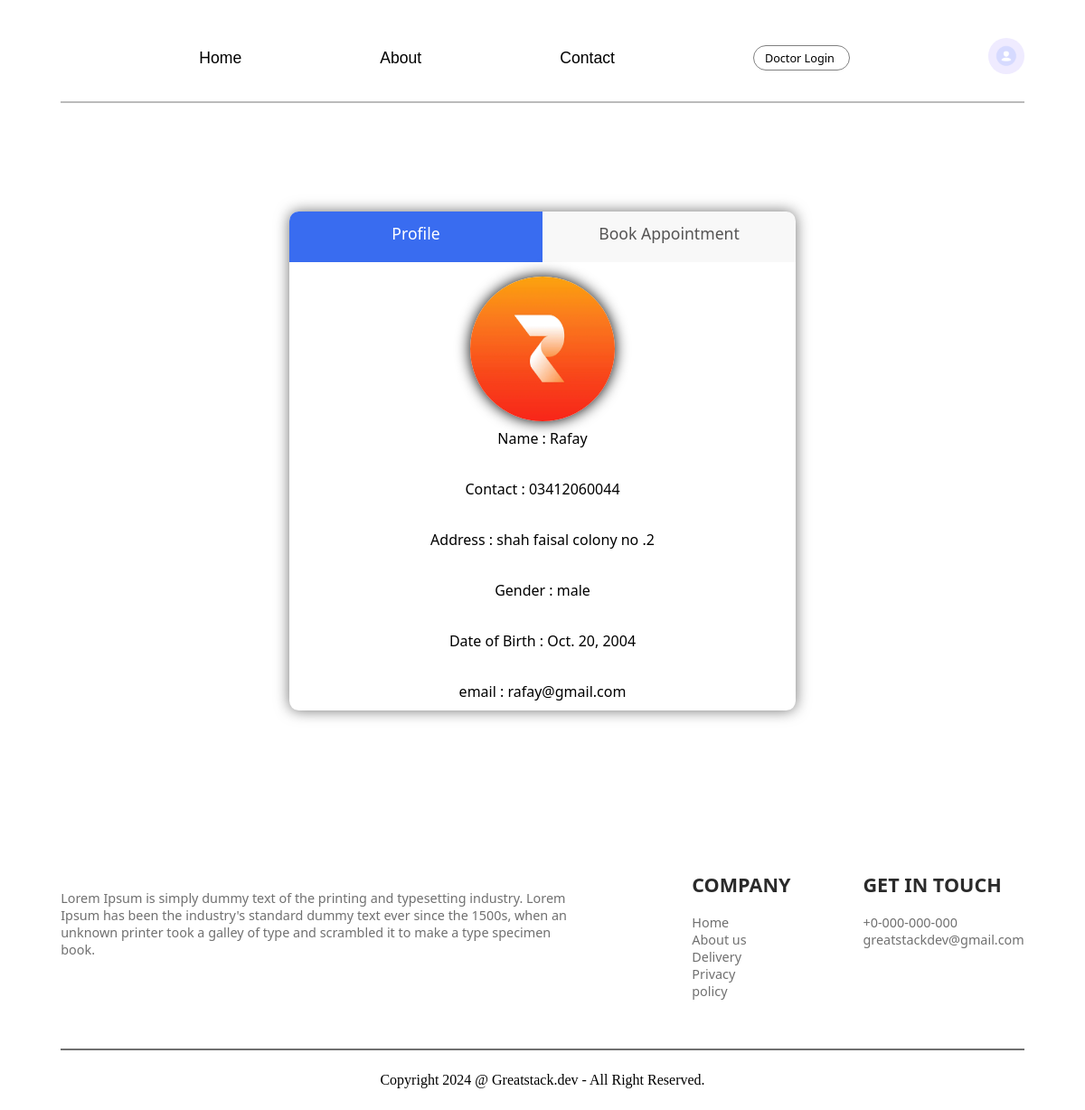
The app's page /patientprofile/1/ (signed in) with its own data.
### api/models.py (models this page shows, shortened)
class Patient(models.Model):
    patient_id = models.AutoField(primary_key=True)
    full_name = models.CharField(max_length=255)
    email = models.EmailField(unique=True)
    password = models.CharField(max_length=255)
    contact_number = models.CharField(max_length=15, unique=True)  # Contact number (unique)
    address = models.TextField()  # Address
    dob = models.DateField()  # Date of birth
    gender = models.CharField(max_length=10)  # Gender
    profile_picture = models.BinaryField(null=True, blank=True)  # To store binary image data

### api/views.py (the view)
# urls.py: path('patientprofile/<int:patient_id>/', views.patientprofile, name='patientprofile'),
def patientprofile(request, patient_id):  # Accept patient_id as a parameter
    if request.session.get('patient_id'):
        try:
            patient = Patient.objects.get(patient_id=patient_id)
            image_base64 = None
            if patient.profile_picture:
                image_base64 = convert_image_to_base64(patient.profile_picture)
            context = {
                'patient': patient,
                'image_base64': image_base64,
            }
            return render(request, 'patientprofile.html', context)
        except Patient.DoesNotExist:
            return redirect('loginpage')
    else:
        return redirect('loginpage')

### api/views.py (called while the page is built)
def convert_image_to_base64(image_data):
    return base64.b64encode(image_data).decode('utf-8')

### templates/patientprofile.html (shortened to what this page needs)
{% load static %}
<!DOCTYPE html>
<html lang="en">
<head>
    <link rel="stylesheet" href="{% static 'style.css' %}">
</head>
<body>
    <section class="navbar">
            <div class="navbaritem"><a href="{% url 'home' %}">Home</a></div>
            <div class="navbaritem"><a href="{% url 'about' %}">About</a></div>
            <div class="navbaritem"><a href="{% url 'contact' %}">Contact</a></div>
            <div class="navbaritem"><button><a href="{% url 'doctorlogin' %}">Doctor Login</a></button></div>
            <div class="navbaritem profileimg">
                <div class="dropdown" style="position: relative; display: inline-block;">
                    <a href="#" id="dropdownToggle" style="text-decoration: none;">
                        <img src="{% static 'profile.png' %}" alt=""
                             style="width: 40px; height: 40px; border-radius: 50%; cursor: pointer;">
                    </a>
                </div>
            </div>
    </section>
    <section class="dashboard">
        <div class="dashboard-content">
            <div class="dashboard-button">
                <a class="active-div" href="">Profile</a>
                <a  href="{% url 'BookAppointment' %}">Book Appointment</a>
            </div>
            <div class="dashboard-form profile-form">
            <div class="profile-content profile-content-img">
                    {% if image_base64 %}
    <img width="100" height="100" />
{% else %}
    <p>No profile picture available.</p>
{% endif %}
            </div>
                <div class="profile-content"><p>Name : {{ patient.full_name }}</p></div>
                <div class="profile-content"><p>Contact : {{ patient.contact_number }} </p></div>
                <div class="profile-content"><p>Address : {{ patient.address }} </p></div>
                <div class="profile-content"><p>Gender : {{ patient.gender}} </p></div>
                <div class="profile-content"><p>Date of Birth : {{ patient.dob }} </p></div>
                <div class="profile-content"><p>email : {{ patient.email }} </p></div>
            </div>
        </div>
    </section>
    <section class="footer book-appointment-footer">
        <div class="footer-1">
            <div class="footer-1div">
                <br><br>
                Lorem Ipsum is simply dummy text of the printing and typesetting industry. Lorem Ipsum has been the
                industry's standard dummy text ever since the 1500s, when an unknown printer took a galley of type and
                scrambled it to make a type specimen book.
            </div>
            <div class="footer-1div">
                <h2>COMPANY</h2>
                <ul>
                    <li>Home</li>
                    <li>About us</li>
                    <li>Delivery</li>
                    <li>Privacy policy</li>
                </ul>
            </div>
            <div class="footer-1div">
                <h2>GET IN TOUCH</h2>
                <ul>
                    <li>+0-000-000-000</li>
                    <li>greatstackdev@gmail.com</li>
                </ul>
            </div>
        </div>
        <div class="footer-2">
            <div class="footer-2-text">Copyright 2024 @ Greatstack.dev - All Right Reserved.</div>
        </div>
    </section>
</body>
</html>

### static/style.css (style rules this page uses)
.navbar { margin: auto; width: 90%; margin-top: 2vh; height: 12vh; border-bottom: 2px solid rgba(128, 128, 128, 0.534); display: flex; flex-direction: row; justify-content: space-between; align-items: center; }
.navbaritem { margin: 0; }
.navbaritem a { text-decoration: none; font-size: 1.1em; color: black; font-weight: 500; font-family: 'Gill Sans', 'Gill Sans MT', Calibri, 'Trebuchet MS', sans-serif; }
.navbaritem button a { font-size: 0.95em; font-weight: 500; font-family:'Segoe UI', Tahoma, Geneva, Verdana, sans-serif; }
.navbaritem button { background-color: rgb(255, 255, 255); border: 1px solid grey; border-radius: 40px; padding: 0.5vh 2vh 0.5vh 1.5vh; }
.profileimg img { height: 5vh; width: 5vh; border-radius: 50%; }
.footer-1 { width: 90%; margin: auto; display: flex; column-gap: 10vh; padding-bottom: 5vh; border-bottom: 2px solid #707070; }
.footer-1 .footer-1div { color: #707070; font-family: 'Segoe UI', Tahoma, Geneva, Verdana, sans-serif; font-weight: 500; font-size: 0.9em; }
.footer-1 h2 { color: rgba(0, 0, 0, 0.836); position: relative; left: 5vh; }
.footer-1div ul { list-style: none; }
.footer { position: relative; top: 10vh; }
.footer-2 { padding-top: 3vh; display: flex; justify-content: center; color: black; font-family:Cambria, Cochin, Georgia, Times, 'Times New Roman', serif; padding-bottom: 3vh; }
.dashboard { position: relative; top: 15vh; display: flex; justify-content: center; }
.dashboard-content { box-shadow: 0px 0px 2vh#707070; width: 70vh; display: flex; flex-direction: column; border-radius: 1.3vh; overflow: hidden; }
.dashboard-button { display: flex; flex-direction: row; height: 7vh; }
.dashboard-button a { padding-top: 1.5vh; text-align: center; width: 100%; font-size: 1.1em; font-family:'Segoe UI', Tahoma, Geneva, Verdana, sans-serif; font-weight: 500; background-color: rgba(0, 0, 0, 0.027); border-style: none; }
.dashboard-button a { text-decoration: none; color: #555454; }
.dashboard-button .active-div { background-color: #396CF0; color: white; }
.book-appointment-footer { position: relative; top: 35vh; }
.profile-form { display: flex; justify-content: center; flex-direction: column; align-items: center; row-gap: 2vh; }
.profile-content { height: 5vh; font-weight: 500; font-family: 'Segoe UI', Tahoma, Geneva, Verdana, sans-serif; }
.profile-content p { position: relative; bottom: 1vh; }
.profile-content-img { position: relative; top: 2vh; height: 20vh; border-radius: 50%; box-shadow: 0px 0px 2vh; overflow: hidden; }
.profile-content img { height: 20vh; width: 20vh; }

### records on screen
Patient: full_name "Rafay", contact_number "03412060044", address "shah faisal colony no .2", gender "male", dob "Oct. 20, 2004", email "rafay@gmail.com"
